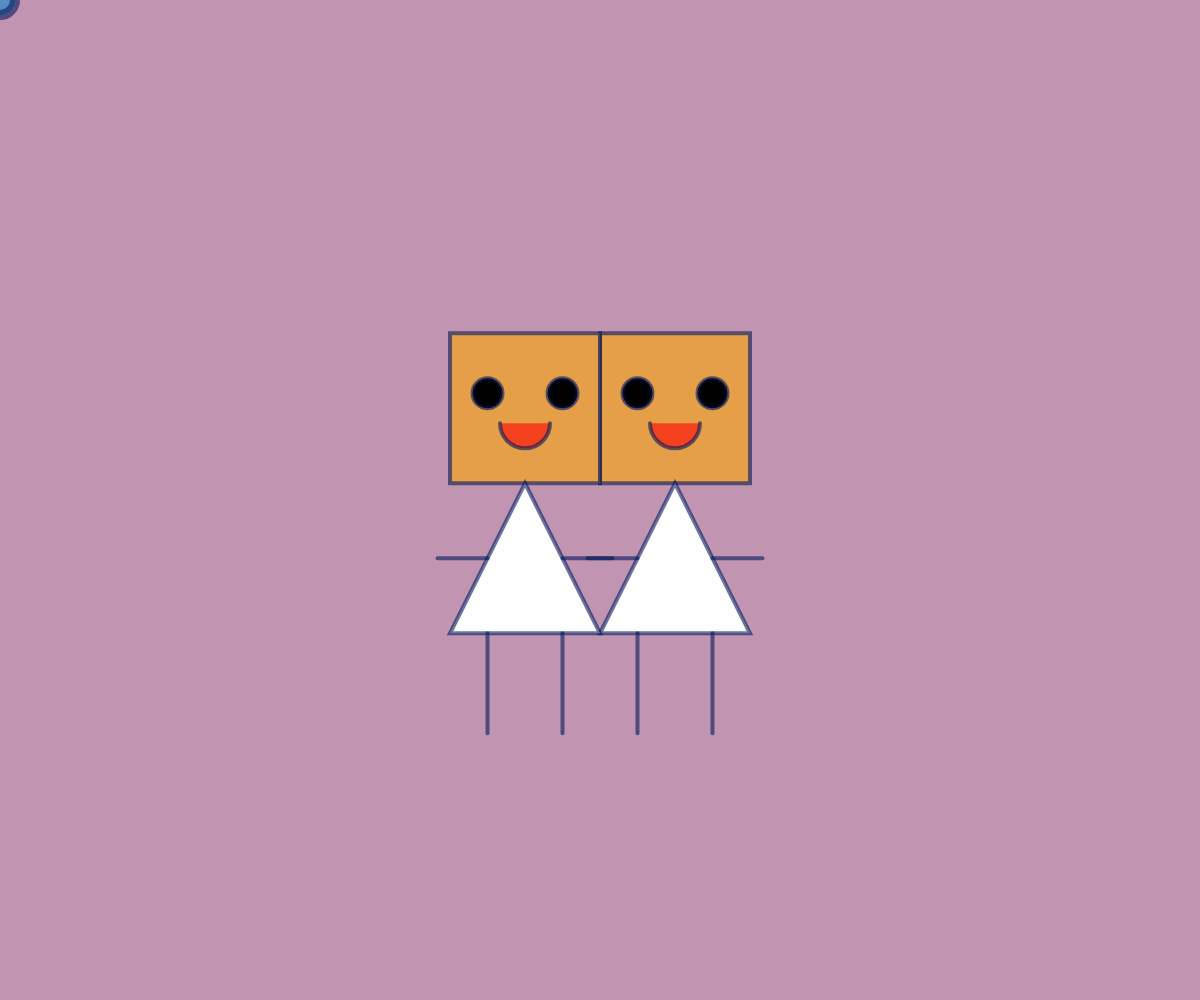
Frame 1 (no input)
Frame 60 (no input): identical to frame 1, image omitted
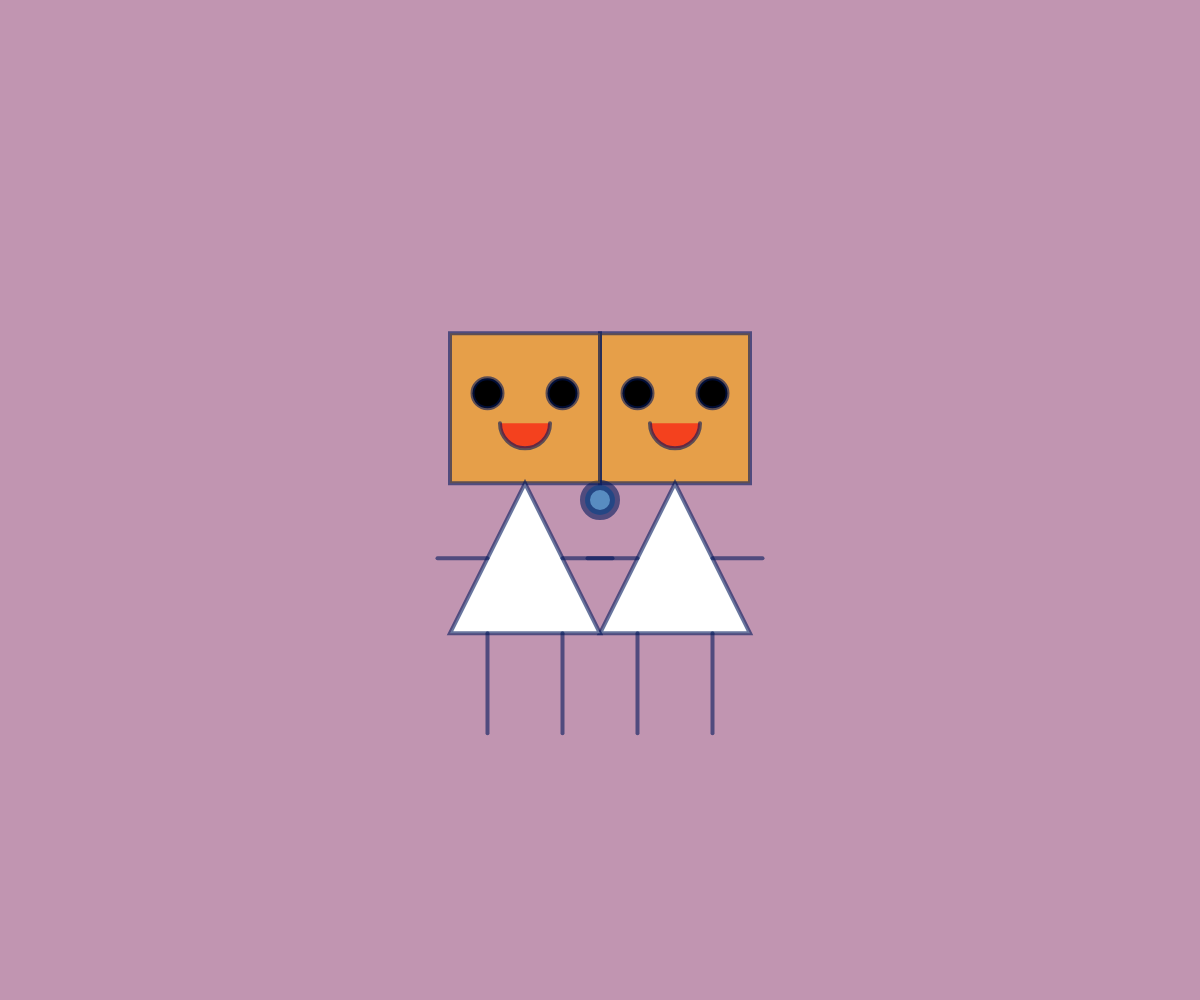
Frame 120 (the mouse pressed at the canvas centre since frame 60)

The p5.js sketch that drew these frames (run headless with seeded random() and noise() and a simulated clock; from frame 60 on, the mouse is pressed at the canvas centre):

// p5.js sketch
// ── sketch.js
let rectWidth = 150;
let rectHeight = 150;

function setup() {
    // Only run once: define the canvas, open some files, define the colors, ...
    createCanvas(windowWidth, windowHeight); // w, h
    // background(123,30,90,120); // rgba
}

function mousePressed() {
    stroke(0, 23, 90, 150);
    strokeWeight(10);
    fill(14,135,204, 150);
    ellipse(x, y, 50, 50); 
    // prevent default
    return false;
  }

function draw() {
    clear();
    background(123,30,90,120); // rgba
    stroke(0, 23, 90, 150);
    strokeWeight(4);
    x = mouseX;
    y = mouseY;
    rectX = windowWidth/2; 
    rectY = windowHeight/3;
    eyeX1 = rectX + rectWidth/4;
    eyeX2 = rectX + rectWidth/4*3;
    eyeY = rectY + rectHeight/5*2;
    mouthX = rectX + rectWidth/2;
    mouthY = rectY + rectWidth/5*3;

    // Draw a rectangle face
    fill(255, 165, 0, 150);
    
    rect(rectX, rectY, rectWidth, rectWidth);
    // Draw eyes
    stroke(0, 23, 90, 150);
    fill(0);
    ellipse(eyeX1, eyeY, 30, 30); 
    ellipse(eyeX2, eyeY, 30, 30); 

    // Draw a mouth
    fill(255, 0, 0, 150);
    arc(mouthX, mouthY, 50, 50, 0, PI);

    // Draw a body
    fill(255);
    triangle(mouthX, rectY + rectWidth, rectX, rectY + rectHeight * 2, rectX + rectWidth, rectY + rectHeight * 2)

    // Draw legs
    strokeWeight(4);
    line(eyeX1, rectY + 2*rectHeight, eyeX1, rectY + 2*rectHeight + 100);
    line(eyeX2, rectY + 2*rectHeight, eyeX2, rectY + 2*rectHeight + 100);

    // Draw limbs
    line(eyeX1 - 50, rectY + 1.5*rectHeight, eyeX1, rectY + 1.5*rectHeight);
    line(eyeX2, rectY + 1.5*rectHeight, eyeX2 + 50, rectY + 1.5*rectHeight);

    // Free circle
    strokeWeight(10);
    fill(14,135,204, 150);
    ellipse(x, y, 30, 30); 

    // Replicate a figure
    translate(-rectWidth, 0);
    strokeWeight(4);

    // Draw a rectangle face
    fill(255, 165, 0, 150);
    
    rect(rectX, rectY, rectWidth, rectWidth);
    // Draw eyes
    stroke(0, 23, 90, 150);
    fill(0);
    ellipse(eyeX1, eyeY, 30, 30); 
    ellipse(eyeX2, eyeY, 30, 30); 

    // Draw a mouth
    fill(255, 0, 0, 150);
    arc(mouthX, mouthY, 50, 50, 0, PI);

    // Draw a body
    fill(255);
    triangle(mouthX, rectY + rectWidth, rectX, rectY + rectHeight * 2, rectX + rectWidth, rectY + rectHeight * 2)

    // Draw legs
    strokeWeight(4);
    line(eyeX1, rectY + 2*rectHeight, eyeX1, rectY + 2*rectHeight + 100);
    line(eyeX2, rectY + 2*rectHeight, eyeX2, rectY + 2*rectHeight + 100);

    // Draw limbs
    line(eyeX1 - 50, rectY + 1.5*rectHeight, eyeX1, rectY + 1.5*rectHeight);
    line(eyeX2, rectY + 1.5*rectHeight, eyeX2 + 50, rectY + 1.5*rectHeight);

}
